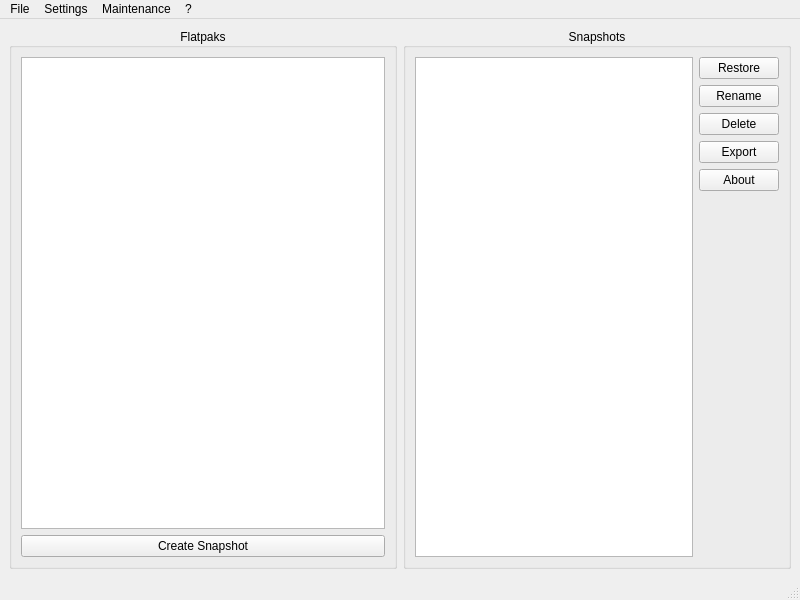
<?xml version="1.0" encoding="UTF-8"?>
<ui version="4.0">
 <class>MainWindow</class>
 <widget class="QMainWindow" name="MainWindow">
  <property name="geometry">
   <rect>
    <x>0</x>
    <y>0</y>
    <width>800</width>
    <height>600</height>
   </rect>
  </property>
  <property name="windowTitle">
   <string notr="true">jdFlatpakSnapshot</string>
  </property>
  <widget class="QWidget" name="centralwidget">
   <layout class="QHBoxLayout" name="horizontalLayout_2">
    <item>
     <widget class="QGroupBox" name="groupBox_2">
      <property name="title">
       <string>Flatpaks</string>
      </property>
      <property name="alignment">
       <set>Qt::AlignCenter</set>
      </property>
      <layout class="QVBoxLayout" name="verticalLayout_2">
       <item>
        <widget class="QListWidget" name="list_apps"/>
       </item>
       <item>
        <widget class="QPushButton" name="create_snapshot_button">
         <property name="text">
          <string>Create Snapshot</string>
         </property>
        </widget>
       </item>
      </layout>
     </widget>
    </item>
    <item>
     <widget class="QGroupBox" name="groupBox">
      <property name="title">
       <string>Snapshots</string>
      </property>
      <property name="alignment">
       <set>Qt::AlignCenter</set>
      </property>
      <property name="flat">
       <bool>false</bool>
      </property>
      <layout class="QHBoxLayout" name="horizontalLayout">
       <item>
        <widget class="QListWidget" name="snapshot_list"/>
       </item>
       <item>
        <layout class="QVBoxLayout" name="verticalLayout">
         <item>
          <widget class="QPushButton" name="restore_snapshot_button">
           <property name="text">
            <string>Restore</string>
           </property>
          </widget>
         </item>
         <item>
          <widget class="QPushButton" name="rename_snapshot_button">
           <property name="text">
            <string>Rename</string>
           </property>
          </widget>
         </item>
         <item>
          <widget class="QPushButton" name="delete_snapshot_button">
           <property name="text">
            <string>Delete</string>
           </property>
          </widget>
         </item>
         <item>
          <widget class="QPushButton" name="export_snapshot_button">
           <property name="text">
            <string>Export</string>
           </property>
          </widget>
         </item>
         <item>
          <widget class="QPushButton" name="about_snapshot_button">
           <property name="text">
            <string>About</string>
           </property>
          </widget>
         </item>
         <item>
          <spacer name="verticalSpacer">
           <property name="orientation">
            <enum>Qt::Vertical</enum>
           </property>
           <property name="sizeHint" stdset="0">
            <size>
             <width>20</width>
             <height>40</height>
            </size>
           </property>
          </spacer>
         </item>
        </layout>
       </item>
      </layout>
     </widget>
    </item>
   </layout>
  </widget>
  <widget class="QMenuBar" name="menubar">
   <property name="geometry">
    <rect>
     <x>0</x>
     <y>0</y>
     <width>800</width>
     <height>21</height>
    </rect>
   </property>
   <widget class="QMenu" name="menuFile">
    <property name="title">
     <string>File</string>
    </property>
    <addaction name="import_action"/>
    <addaction name="separator"/>
    <addaction name="exit_action"/>
   </widget>
   <widget class="QMenu" name="menuSettings">
    <property name="title">
     <string>Settings</string>
    </property>
    <addaction name="settings_action"/>
   </widget>
   <widget class="QMenu" name="menu">
    <property name="title">
     <string notr="true">?</string>
    </property>
    <addaction name="welcome_dialog_action"/>
    <addaction name="separator"/>
    <addaction name="view_source_action"/>
    <addaction name="report_bug_action"/>
    <addaction name="translate_action"/>
    <addaction name="donate_action"/>
    <addaction name="separator"/>
    <addaction name="about_action"/>
    <addaction name="about_qt_action"/>
   </widget>
   <widget class="QMenu" name="menuMaintenance">
    <property name="title">
     <string>Maintenance</string>
    </property>
    <addaction name="uninstalled_apps_snapshot_delete_action"/>
    <addaction name="delete_broken_snapshots_action"/>
   </widget>
   <addaction name="menuFile"/>
   <addaction name="menuSettings"/>
   <addaction name="menuMaintenance"/>
   <addaction name="menu"/>
  </widget>
  <widget class="QStatusBar" name="statusbar"/>
  <action name="about_action">
   <property name="text">
    <string>About</string>
   </property>
  </action>
  <action name="about_qt_action">
   <property name="text">
    <string>About Qt</string>
   </property>
  </action>
  <action name="settings_action">
   <property name="text">
    <string>Settings</string>
   </property>
  </action>
  <action name="exit_action">
   <property name="text">
    <string>Exit</string>
   </property>
  </action>
  <action name="import_action">
   <property name="text">
    <string>Import</string>
   </property>
  </action>
  <action name="welcome_dialog_action">
   <property name="text">
    <string>Show welcome dialog</string>
   </property>
  </action>
  <action name="view_source_action">
   <property name="text">
    <string>View Source</string>
   </property>
  </action>
  <action name="report_bug_action">
   <property name="text">
    <string>Report Bug</string>
   </property>
  </action>
  <action name="translate_action">
   <property name="text">
    <string>Translate</string>
   </property>
  </action>
  <action name="donate_action">
   <property name="text">
    <string>Donate</string>
   </property>
  </action>
  <action name="uninstalled_apps_snapshot_delete_action">
   <property name="text">
    <string>Delete Snapshots of uninstalled Apps</string>
   </property>
  </action>
  <action name="delete_broken_snapshots_action">
   <property name="text">
    <string>Delete broken Snapshots</string>
   </property>
  </action>
 </widget>
 <resources/>
 <connections/>
</ui>
